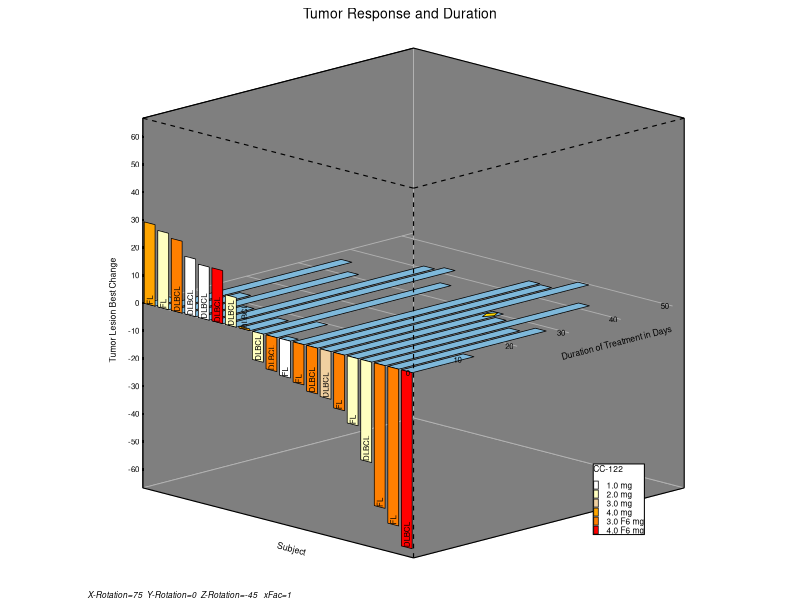
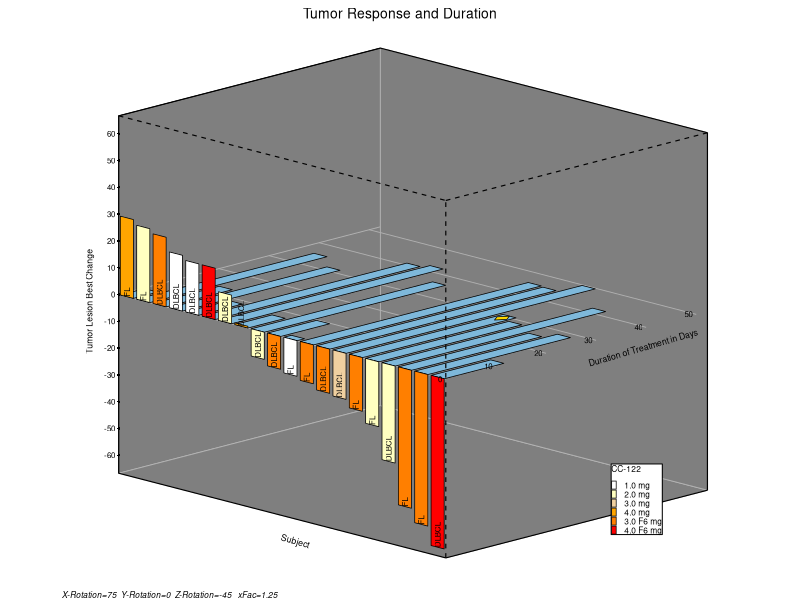
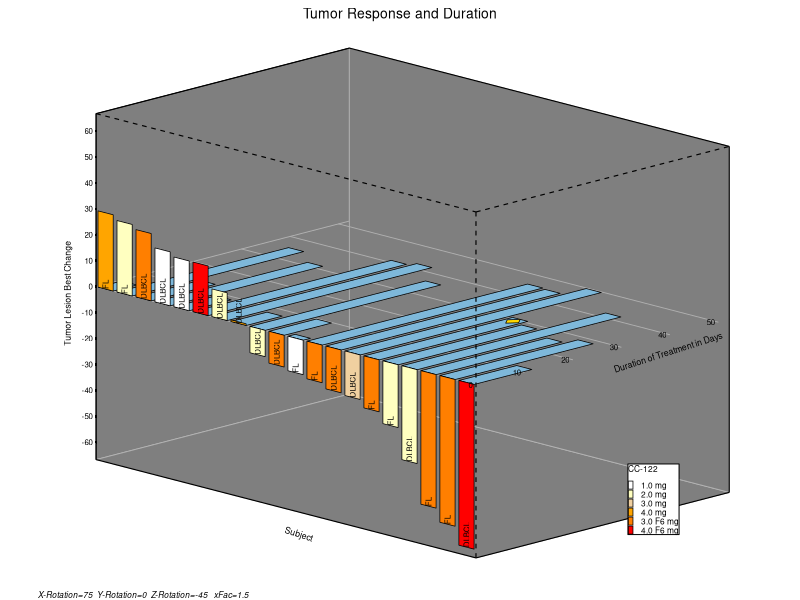

Generate these figures, in order, with R:
out <- Sys.getenv("OUT_DIR")
if (out == "") out <- getwd()
dir.create(out, showWarnings = FALSE, recursive = TRUE)

## ---------- SAS RANUNI replication ----------
sas_modmult <- function(a, b, m) {
  res <- 0
  bb <- b
  aa <- a
  while (aa > 0) {
    if ((aa %% 2) == 1) res <- (res + bb) %% m
    bb <- (bb * 2) %% m
    aa <- floor(aa / 2)
  }
  res
}
sas_next <- function(seed) {
  sas_modmult(397204094, seed, 2147483647)
}

seed3 <- 3
seed2 <- 2
n <- 20
Response <- numeric(n); Duration <- numeric(n); Dropped <- numeric(n)
Drug <- integer(n); Code <- character(n); codeloc <- numeric(n); baseline <- numeric(n)
for (i in 1:n) {
  seed3 <- sas_next(seed3); u1 <- seed3 / 2147483647
  Response[i] <- 100 * (u1 - 0.7)
  seed3 <- sas_next(seed3); u2 <- seed3 / 2147483647
  Duration[i] <- 50 * u2
  seed3 <- sas_next(seed3); u3 <- seed3 / 2147483647
  Dropped[i] <- if (u3 > 0.8) Duration[i] - 5 else NA_real_
  seed3 <- sas_next(seed3); u4 <- seed3 / 2147483647
  Drug[i] <- floor(6 * u4)
  seed3 <- sas_next(seed3); u5 <- seed3 / 2147483647
  Code[i] <- if (u5 > 0.7) "FL" else "DLBCL"
  codeloc[i] <- ifelse(Response[i] > 0, 0, Response[i])
  seed2 <- sas_next(seed2); u6 <- seed2 / 2147483647
  baseline[i] <- 20 + 180 * u6
}
drug_lbl <- c("1.0 mg","2.0 mg","3.0 mg","4.0 mg","3.0 F6 mg","4.0 F6 mg")
tumor <- data.frame(
  Response=Response, Duration=Duration, Dropped=Dropped,
  Drug=Drug, DrugLabel=drug_lbl[Drug+1],
  Code=Code, codeloc=codeloc, baseline=baseline,
  stringsAsFactors=FALSE
)
## sort by descending Response (SAS missing first, but no missings here)
tumor <- tumor[order(-tumor$Response), , drop=FALSE]
rownames(tumor) <- NULL

Lblx <- "Subject"
Lbly <- "Duration of Treatment in Days"
Lblz <- "Tumor Lesion Best Change"
Title <- "Tumor Response and Duration"

build_W <- function(Adeg, Bdeg, Cdeg) {
  fac <- pi/180
  A <- Adeg*fac; B <- Bdeg*fac; C <- Cdeg*fac
  m <- matrix(0,4,4)
  m[1,1] <- 1; m[2,2] <- 1; m[3,3] <- -2/(1-(-1)); m[3,4] <- -(1+(-1))/(1-(-1)); m[4,4] <- 1
  rx <- matrix(0,4,4)
  rx[1,1]<-1
  rx[2,2]<-cos(A); rx[2,3]<--sin(A)
  rx[3,2]<-sin(A); rx[3,3]<-cos(A)
  rx[4,4]<-1
  ry <- matrix(0,4,4)
  ry[1,1]<-cos(B); ry[1,3]<-sin(B)
  ry[2,2]<-1
  ry[3,1]<--sin(B); ry[3,3]<-cos(B)
  ry[4,4]<-1
  rz <- matrix(0,4,4)
  rz[1,1]<-cos(C); rz[1,2]<--sin(C)
  rz[2,1]<-sin(C); rz[2,2]<-cos(C)
  rz[3,3]<-1; rz[4,4]<-1
  W <- rx %*% ry %*% rz %*% m
  W
}
proj_pt <- function(x,y,z,W) {
  if (is.na(x) || is.na(y) || is.na(z)) return(c(NA_real_,NA_real_,NA_real_))
  d <- c(x,y,z,1)
  p <- as.vector(W %*% d)
  c(p[1],p[2],p[3])
}

make_wall_axes <- function(xFac) {
  dx <- xFac
  df <- data.frame(
    id=c("X1-Axis","X3-Axis","X4-Axis","Y2-Axis","Y3-Axis","Y4-Axis","Z1-Axis","Z2-Axis","Z4-Axis",
         rep("Back",4),rep("Right",4),rep("Bottom",4),rep("Center",4)),
    wgroup=c("D","L","D","D","D","L","D","L","D",rep("D",16)),
    xw=c(-dx,-dx,-dx,-dx,dx,dx,-dx,dx,dx,
         -dx,-dx,-dx,-dx, -dx,dx,dx,-dx, -dx,dx,dx,-dx, -dx,dx,dx,-dx),
    yw=c(-1,-1,1,-1,-1,-1,-1,-1,1,
         -1,1,1,-1, 1,1,1,1, -1,-1,1,1, -1,-1,1,1),
    zw=c(-1,1,1,1,-1,1,-1,-1,-1,
         -1,-1,1,1, -1,-1,1,1, -1,-1,-1,-1, 0,0,0,0),
    xw2=c(dx,dx,dx,-dx,dx,dx,-dx,dx,dx,rep(NA_real_,16)),
    yw2=c(-1,-1,1,1,1,1,-1,-1,1,rep(NA_real_,16)),
    zw2=c(-1,1,1,1,-1,1,1,1,1,rep(NA_real_,16)),
    xl=c(0,NA,NA,NA,dx+0.1,NA,-dx,NA,NA,rep(NA_real_,16)),
    yl=c(-1,NA,NA,NA,0,NA,-1.2,NA,NA,rep(NA_real_,16)),
    zl=c(-1.1,NA,NA,NA,-0.1,NA,0,NA,NA,rep(NA_real_,16)),
    label=c(1,NA,NA,NA,2,NA,3,NA,NA,rep(NA_real_,16)),
    stringsAsFactors=FALSE
  )
  df
}

process_one <- function(xFac, Tilt=75, Rotate=-45) {
  if (xFac > 4) xFac <- 4
  if (xFac < 0.5) xFac <- 0.5
  A <- Tilt; if (A > 80) A <- 80; if (A < 60) A <- 60
  B <- 0
  C <- Rotate; if (C > -15) C <- -15; if (C < -75) C <- -75
  W <- build_W(A,B,C)
  wall <- make_wall_axes(xFac)
  ## project walls
  nW <- nrow(wall)
  wall$xw_p <- NA_real_; wall$yw_p <- NA_real_; wall$zw_p <- NA_real_
  wall$xw2_p <- NA_real_; wall$yw2_p <- NA_real_; wall$zw2_p <- NA_real_
  wall$xl_p <- NA_real_; wall$yl_p <- NA_real_; wall$zl_p <- NA_real_
  for (k in 1:nW) {
    pp <- proj_pt(wall$xw[k], wall$yw[k], wall$zw[k], W)
    wall$xw_p[k] <- pp[1]; wall$yw_p[k] <- pp[2]; wall$zw_p[k] <- pp[3]
    if (!is.na(wall$xw2[k])) {
      pp2 <- proj_pt(wall$xw2[k], wall$yw2[k], wall$zw2[k], W)
      wall$xw2_p[k] <- pp2[1]; wall$yw2_p[k] <- pp2[2]; wall$zw2_p[k] <- pp2[3]
    }
    if (!is.na(wall$xl[k])) {
      pp3 <- proj_pt(wall$xl[k], wall$yl[k], wall$zl[k], W)
      wall$xl_p[k] <- pp3[1]; wall$yl_p[k] <- pp3[2]; wall$zl_p[k] <- pp3[3]
    }
  }
  wall$lbx <- NA_character_; wall$lby <- NA_character_; wall$lbz <- NA_character_
  wall$lbx[wall$label==1] <- Lblx
  wall$lby[wall$label==2] <- Lbly
  wall$lbz[wall$label==3] <- Lblz
  ## axis rotations
  fac2 <- sqrt(xFac)
  xaxisRot <- 0; yaxisRot <- 0
  r1 <- wall[wall$id=="X1-Axis",][1,]
  dx1 <- r1$xw2_p - r1$xw_p
  if (!is.na(dx1) && abs(dx1) > 0.001) xaxisRot <- fac2*180*atan((r1$yw2_p-r1$yw_p)/dx1)/pi else xaxisRot <- 90
  r2 <- wall[wall$id=="Y3-Axis",][1,]
  dx2 <- r2$xw2_p - r2$xw_p
  if (!is.na(dx2) && abs(dx2) > 0.001) yaxisRot <- fac2*180*atan((r2$yw2_p-r2$yw_p)/dx2)/pi else yaxisRot <- 90

  DurMin <- min(tumor$Duration); DurMax <- max(tumor$Duration)
  ResMin <- min(tumor$Response); ResMax <- max(tumor$Response)
  durfac <- 1.05; resfac <- 1.05
  dx <- xFac
  aResMax <- resfac*max(abs(ResMax),abs(ResMin))
  aDurMax <- durfac*max(abs(DurMax),abs(DurMin))

  ## polygons
  pid <- 0
  prow <- list(); idx <- 1
  addrow <- function(type,pid,x,y,z,code,Lid,yTickVal,zTickVal,Drug,DrugLabel) {
    data.frame(type=type,pid=pid,x=x,y=y,z=z,code=code,Lid=Lid,
               yTickVal=yTickVal,zTickVal=zTickVal,Drug=Drug,DrugLabel=DrugLabel,
               stringsAsFactors=FALSE)
  }
  nn <- nrow(tumor)
  xMax <- NA_real_
  for (k in 1:nn) {
    i <- k-1
    Dur <- tumor$Duration[k]; Res <- tumor$Response[k]
    Dr <- tumor$Drug[k]; Dl <- tumor$DrugLabel[k]; Cd <- tumor$Code[k]
    pid <- pid+1
    x1 <- dx*(i-0.5-0.4); x2 <- dx*(i-0.5+0.4)
    prow[[idx]] <- addrow("Duration",pid,x1,0,0,NA,NA,NA,NA,Dr,Dl); idx<-idx+1
    prow[[idx]] <- addrow("Duration",pid,x1,Dur,0,NA,NA,NA,NA,Dr,Dl); idx<-idx+1
    prow[[idx]] <- addrow("Duration",pid,x2,Dur,0,NA,NA,NA,NA,Dr,Dl); idx<-idx+1
    prow[[idx]] <- addrow("Duration",pid,x2,0,0,NA,NA,NA,NA,Dr,Dl); idx<-idx+1
    pid <- pid+1
    prow[[idx]] <- addrow("Response",pid,x1,0,0,NA,NA,NA,NA,Dr,Dl); idx<-idx+1
    prow[[idx]] <- addrow("Response",pid,x1,0,Res,NA,NA,NA,NA,Dr,Dl); idx<-idx+1
    prow[[idx]] <- addrow("Response",pid,x2,0,Res,NA,NA,NA,NA,Dr,Dl); idx<-idx+1
    prow[[idx]] <- addrow("Response",pid,x2,0,0,NA,NA,NA,NA,Dr,Dl); idx<-idx+1
    if (!is.na(tumor$Dropped[k])) {
      pid <- pid+1
      prow[[idx]] <- addrow("Dropped",pid,dx*(i-0.5-0.3),Dur-0.03*DurMax,0,NA,NA,NA,NA,Dr,Dl); idx<-idx+1
      prow[[idx]] <- addrow("Dropped",pid,dx*(i-0.5),Dur,0,NA,NA,NA,NA,Dr,Dl); idx<-idx+1
      prow[[idx]] <- addrow("Dropped",pid,dx*(i-0.5+0.3),Dur-0.03*DurMax,0,NA,NA,NA,NA,Dr,Dl); idx<-idx+1
      prow[[idx]] <- addrow("Dropped",pid,dx*(i-0.5),Dur-0.06*DurMax,0,NA,NA,NA,NA,Dr,Dl); idx<-idx+1
    }
    xMax <- dx*i
    zc <- ifelse(Res < 0, Res, 0)
    prow[[idx]] <- addrow("Code",pid,dx*(i-0.5),0,zc,Cd,NA,NA,NA,Dr,Dl); idx<-idx+1
  }
  ## last block
  lastDr <- tumor$Drug[nn]; lastDl <- tumor$DrugLabel[nn]
  pid <- pid+1
  prow[[idx]] <- addrow("Response",pid,-dx,0,-aResMax,NA,NA,NA,NA,lastDr,lastDl); idx<-idx+1
  prow[[idx]] <- addrow("Response",pid,-dx,0,aResMax,NA,NA,NA,NA,lastDr,lastDl); idx<-idx+1
  pid <- pid+1
  prow[[idx]] <- addrow("Duration",pid,-dx,0,aResMax,NA,NA,NA,NA,lastDr,lastDl); idx<-idx+1
  prow[[idx]] <- addrow("Duration",pid,-dx,aDurMax,aResMax,NA,NA,NA,NA,lastDr,lastDl); idx<-idx+1
  ## Y-Axis grid
  yseq <- seq(0, aDurMax, by=10)
  Lid <- 1
  for (yv in yseq) {
    prow[[idx]] <- addrow("Y-Axis",NA,-dx,yv,0,NA,Lid,NA,NA,lastDr,lastDl); idx<-idx+1
    prow[[idx]] <- addrow("Y-Axis",NA,xMax,yv,0,NA,Lid,NA,NA,lastDr,lastDl); idx<-idx+1
    Lid <- Lid+1
  }
  for (yv in yseq) {
    prow[[idx]] <- addrow("Y-Values",NA,xMax,yv,0,NA,NA,yv,NA,lastDr,lastDl); idx<-idx+1
  }
  zneg <- numeric(0)
  if ((-aResMax) <= -10) zneg <- seq(-10, -aResMax, by=-10)
  zpos <- seq(0, aResMax, by=10)
  for (zv in zneg) {
    prow[[idx]] <- addrow("Z-Values",NA,-dx,0,zv,NA,NA,NA,zv,lastDr,lastDl); idx<-idx+1
  }
  for (zv in zpos) {
    prow[[idx]] <- addrow("Z-Values",NA,-dx,0,zv,NA,NA,NA,zv,lastDr,lastDl); idx<-idx+1
  }
  polygons <- do.call(rbind, prow)
  xmin <- min(polygons$x); xmax <- max(polygons$x)
  ymin <- min(polygons$y); ymax <- max(polygons$y)
  zmin <- min(polygons$z); zmax <- max(polygons$z)
  xrange <- xmax-xmin; yrange <- ymax-ymin; zrange <- zmax-zmin
  polygons$xn <- 2*xFac*(polygons$x-xmin)/xrange - xFac
  polygons$yn <- 2*(polygons$y-ymin)/yrange - 1
  polygons$zn <- 2*(polygons$z-zmin)/zrange - 1
  ## project data
  polygons$xp <- NA_real_; polygons$yp <- NA_real_; polygons$zp <- NA_real_
  for (r in 1:nrow(polygons)) {
    pp <- proj_pt(polygons$xn[r], polygons$yn[r], polygons$zn[r], W)
    polygons$xp[r] <- pp[1]; polygons$yp[r] <- pp[2]; polygons$zp[r] <- pp[3]
  }
  list(wall=wall, polygons=polygons, W=W, xaxisRot=xaxisRot, yaxisRot=yaxisRot,
       A=A,B=B,C=C, ranges=c(xmin,xmax,ymin,ymax,zmin,zmax),
       DurMin=DurMin,DurMax=DurMax,ResMin=ResMin,ResMax=ResMax,
       aDurMax=aDurMax,aResMax=aResMax,xMax=xMax)
}

library(ggplot2)

plot_waterfall <- function(res, xFac) {
  wall <- res$wall; poly <- res$polygons
  wall_axes <- wall[wall$id %in% c("X1-Axis","X3-Axis","X4-Axis","Y2-Axis","Y3-Axis","Y4-Axis","Z1-Axis","Z2-Axis","Z4-Axis"),]
  wall_quads <- wall[wall$id %in% c("Back","Right","Bottom","Center"),]
  dur <- poly[poly$type=="Duration",]
  rsp <- poly[poly$type=="Response",]
  drp <- poly[poly$type=="Dropped",]
  yax <- poly[poly$type=="Y-Axis",]
  yval <- poly[poly$type=="Y-Values",]
  zval <- poly[poly$type=="Z-Values",]
  cod <- poly[poly$type=="Code",]
  fillmap <- c("1.0 mg"="#FFFFFF","2.0 mg"="#FFFFC0","3.0 mg"="#F0D0A0",
               "4.0 mg"="orange","3.0 F6 mg"="#FF7F00","4.0 F6 mg"="red")
  wallfill <- c("Back"="#E0E0E0","Right"="#F0F0F0","Bottom"="#E7E7E7","Center"="#D0D0D0")
  p <- ggplot()
  p <- p + geom_polygon(data=wall_quads, aes(x=xw_p, y=yw_p, group=id, fill=id),
                        color="grey70", linewidth=0.3, alpha=1)
  p <- p + scale_fill_manual(values=wallfill, guide="none")
  if (nrow(yax)>0) {
    p <- p + geom_line(data=yax, aes(x=xp, y=yp, group=Lid), color="#B0B0B0", linewidth=0.3)
  }
  if (nrow(dur)>0) {
    p <- p + geom_polygon(data=dur, aes(x=xp, y=yp, group=pid),
                          fill="#7EB8DA", color="black", linewidth=0.25)
  }
  if (nrow(rsp)>0) {
    p <- p + geom_polygon(data=rsp, aes(x=xp, y=yp, group=pid, fill=DrugLabel),
                          color="black", linewidth=0.25)
  }
  p <- p + scale_fill_manual(values=fillmap, name="CC-122", limits=names(fillmap))
  if (nrow(drp)>0) {
    p <- p + geom_polygon(data=drp, aes(x=xp, y=yp, group=pid),
                          fill="gold", color="black", linewidth=0.25)
  }
  p <- p + geom_segment(data=wall_axes,
                        aes(x=xw_p, y=yw_p, xend=xw2_p, yend=yw2_p, linetype=wgroup),
                        color="black", linewidth=0.4)
  p <- p + scale_linetype_manual(values=c("D"="solid","L"="dashed"), guide="none")
  labdf <- wall[!is.na(wall$lbx) | !is.na(wall$lby) | !is.na(wall$lbz),]
  for (k in 1:nrow(labdf)) {
    if (!is.na(labdf$lbx[k])) p <- p + annotate("text", x=labdf$xl_p[k], y=labdf$yl_p[k],
                                                label=labdf$lbx[k], size=2.2, angle=res$xaxisRot, hjust=0, vjust=1)
    if (!is.na(labdf$lby[k])) p <- p + annotate("text", x=labdf$xl_p[k], y=labdf$yl_p[k],
                                                label=labdf$lby[k], size=2.2, angle=res$yaxisRot, hjust=0, vjust=0)
    if (!is.na(labdf$lbz[k])) p <- p + annotate("text", x=labdf$xl_p[k], y=labdf$yl_p[k],
                                                label=labdf$lbz[k], size=2.2, angle=90, hjust=0.5, vjust=0)
  }
  if (nrow(yval)>0) p <- p + geom_text(data=yval, aes(x=xp, y=yp, label=yTickVal), size=2, hjust=1, vjust=0.5, nudge_x=-0.02)
  if (nrow(zval)>0) {
    p <- p + geom_text(data=zval, aes(x=xp, y=yp, label=zTickVal), size=2, hjust=1, vjust=0.5, nudge_x=-0.02)
    p <- p + geom_point(data=zval, aes(x=xp, y=yp), size=0.6, shape=16)
  }
  if (nrow(cod)>0) p <- p + geom_text(data=cod, aes(x=xp, y=yp, label=code), size=2, angle=90, hjust=0, vjust=0.5)
  p <- p + ggtitle(Title) +
    labs(caption=paste0("X-Rotation=",res$A,"  Y-Rotation=",res$B,"  Z-Rotation=",res$C,"   xFac=",xFac)) +
    coord_equal() +
    theme_void() +
    theme(plot.title=element_text(size=10, hjust=0.5),
          plot.caption=element_text(size=6, hjust=0, face="italic"),
          legend.position=c(0.85,0.15), legend.background=element_rect(fill="white", color="black"),
          legend.title=element_text(size=6), legend.text=element_text(size=6),
          legend.key.size=unit(4,"pt"))
  p
}

for (xf in c(1.0, 1.25, 1.5)) {
  res <- process_one(xf, Tilt=75, Rotate=-45)
  pp <- plot_waterfall(res, xf)
  suffix <- if (xf==1.0) "100" else if (xf==1.25) "125" else "150"
  pngfile <- file.path(out, paste0("waterfall_xf_", suffix, ".png"))
  ggsave(pngfile, pp, width=4, height=4, dpi=300, units="in")
  csvfile <- file.path(out, paste0("waterfall_xf_", suffix, ".csv"))
  plotdata <- res$polygons[, c("type","pid","x","y","z","xn","yn","zn","xp","yp","zp","code","Lid","yTickVal","zTickVal","Drug","DrugLabel")]
  write.csv(plotdata, csvfile, row.names=FALSE, na="")
}
